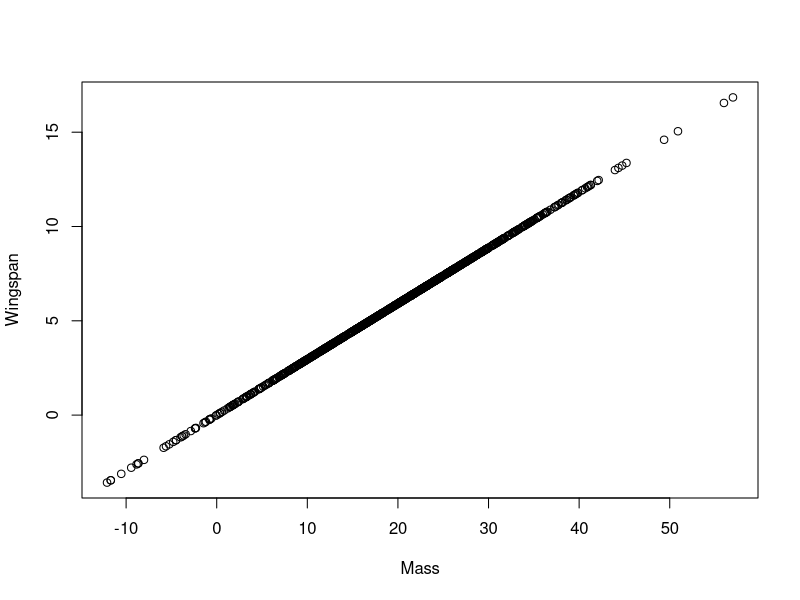

Here is the R script that generated this plot: (Note: this script raises an error after producing the figure.)
#Repeat the Excel analysis in R

#Load package(s)
library(readr)

#look at working directory
getwd()

# Import dataset
wingspan_vs_mass <- read_csv("../data/wingspan_vs_mass.csv", col_types = cols(X1 = col_skip()))

# Sort by mass (decreasing)
wingspan_vs_mass = wingspan_vs_mass[order(wingspan_vs_mass$mass, decreasing = TRUE),]

# Summarize wingspan and mass values to get min, mean, max
summary(wingspan_vs_mass$wingspan)[c(1,3,6)]
summary(wingspan_vs_mass$mass)[c(1,3,6)]

# Plot wingspan vs mass and save to file
jpeg("./output/scatterplot.jpg")
plot(wingspan_vs_mass$wingspan ~ wingspan_vs_mass$mass, xlab="Mass",ylab="Wingspan")
dev.off()

# Get linear model fit
fit = lm(wingspan_vs_mass$wingspan ~ wingspan_vs_mass$mass)
# Get slope (coefficient of mass)
fit$coefficients[2]

# Print a file that contains the measured mass values, ordered from highest to lowest (one value per line)
sink("./output/mass_ordered.txt")
cat(wingspan_vs_mass$mass, sep = "\n")
sink(NULL)

# Print a file that has the slope of our linear model fit (cofficient of mass for linear model) 
# along with summary stats for each variable
sink("./output/summary_and_slope.txt")
print("Wingspan",quote = FALSE)
summary(wingspan_vs_mass$wingspan)[c(1,3,6)]
print("Mass",quote = FALSE)
summary(wingspan_vs_mass$mass)[c(1,3,6)]
print("Slope of linear model fit",quote = FALSE)
fit$coefficients[2]
sink(NULL)

